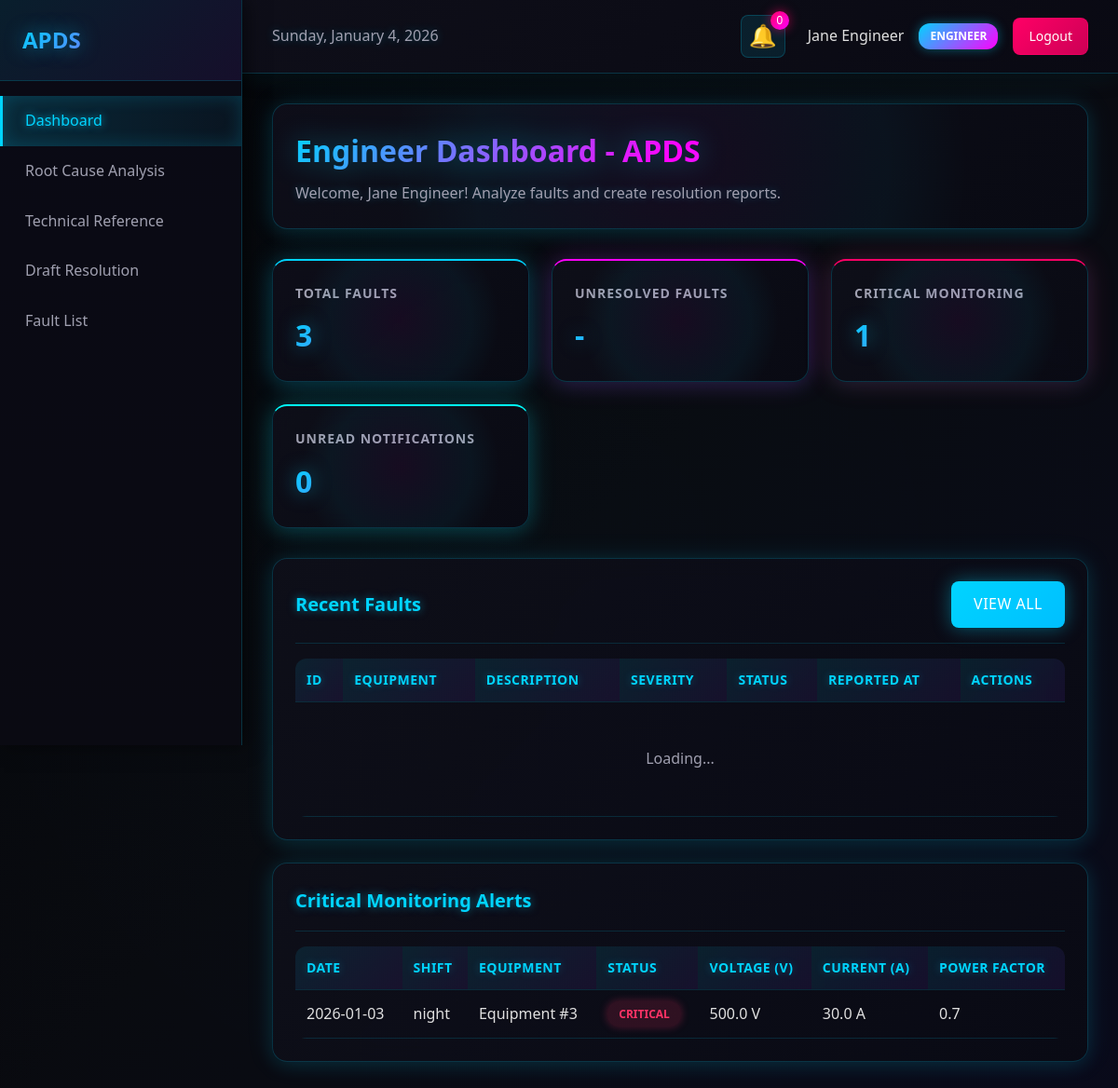
Before: /dashboard/engineer (signed in) with the older database file.
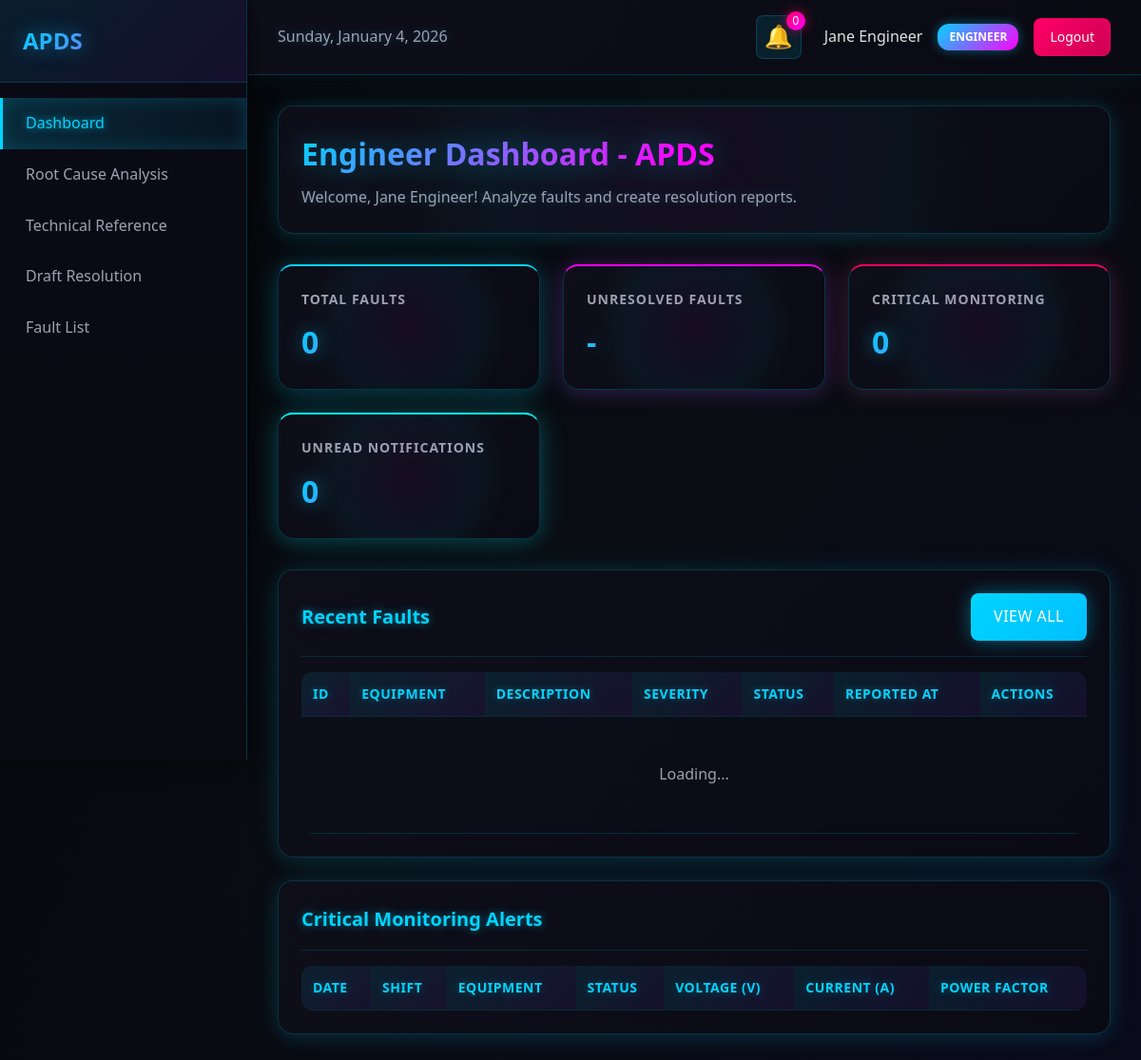
After: the same page with the newer database file.
### tables this page shows
CREATE TABLE users (
                id INTEGER PRIMARY KEY AUTOINCREMENT,
                username TEXT UNIQUE NOT NULL,
                email TEXT UNIQUE NOT NULL,
                password_hash TEXT NOT NULL,
                role TEXT NOT NULL CHECK(role IN ('technician', 'engineer', 'dm', 'dgm', 'vendor')),
                full_name TEXT NOT NULL,
                department TEXT,
                created_at TIMESTAMP DEFAULT CURRENT_TIMESTAMP,
                is_active INTEGER DEFAULT 1
            );

CREATE TABLE daily_monitoring (
                id INTEGER PRIMARY KEY AUTOINCREMENT,
                equipment_id INTEGER NOT NULL,
                technician_id INTEGER NOT NULL,
                monitoring_date DATE NOT NULL,
                shift TEXT CHECK(shift IN ('morning', 'afternoon', 'night')),
                voltage REAL,
                current REAL,
                power_factor REAL,
                operational_status TEXT NOT NULL CHECK(operational_status IN ('normal', 'warning', 'critical')),
                observations TEXT,
                created_at TIMESTAMP DEFAULT CURRENT_TIMESTAMP,
                FOREIGN KEY (equipment_id) REFERENCES equipment(id),
                FOREIGN KEY (technician_id) REFERENCES users(id)
            );

### app/routes/dashboard_routes.py (the view)
@dashboard_bp.route('/dashboard/engineer')
def engineer_dashboard():
    auth_check = require_auth()
    if auth_check:
        return auth_check
    user = auth_controller.get_current_user()
    if user['role'] != 'engineer':
        return redirect(auth_controller._get_role_dashboard(user['role']))
    notifications = notification_controller.get_user_notifications(unread_only=True)
    faults = fault_controller.get_all_faults(limit=50)
    critical_monitoring = monitoring_controller.get_critical_records()
    return render_template('dashboards/engineer.html',
                         user=user,
                         notifications=notifications.get('data', []),
                         faults=faults.get('data', []),
                         critical_monitoring=critical_monitoring.get('data', []))

### app/controllers/auth_controller.py (called while the page is built)
    def get_current_user(self) -> dict:
        if 'user_id' not in session:
            return None
        user = self.auth_service.get_user_by_id(session['user_id'])
        if user:
            return user.to_dict()
        return None

    def is_authenticated(self) -> bool:
        return 'user_id' in session

### app/controllers/fault_controller.py (called while the page is built)
    def get_all_faults(self, limit: int = 100) -> dict:
        try:
            faults = self.fault_service.get_all_faults(limit)
            return {
                'success': True,
                'data': [fault.to_dict() for fault in faults]
            }
        except Exception as e:
            return {
                'success': False,
                'message': str(e)
            }

### app/controllers/monitoring_controller.py (called while the page is built)
    def get_critical_records(self) -> dict:
        try:
            records = self.monitoring_service.get_critical_monitoring_records()
            return {
                'success': True,
                'data': [record.to_dict() for record in records]
            }
        except Exception as e:
            return {
                'success': False,
                'message': str(e)
            }

### app/controllers/notification_controller.py (called while the page is built)
    def get_user_notifications(self, unread_only: bool = False) -> dict:
        try:
            user_id = session.get('user_id')
            if not user_id:
                return {'success': False, 'message': 'Not authenticated'}
            notifications = self.notification_service.get_user_notifications(user_id, unread_only)
            return {
                'success': True,
                'data': [notif.to_dict() for notif in notifications]
            }
        except Exception as e:
            return {
                'success': False,
                'message': str(e)
            }

### app/models/fault.py (called while the page is built)
    @classmethod
    def from_dict(cls, data: dict):
        return cls(
            id=data.get('id'),
            equipment_id=data.get('equipment_id', 0),
            reported_by=data.get('reported_by', 0),
            fault_description=data.get('fault_description', ''),
            severity=data.get('severity', 'low'),
            status=data.get('status', 'reported'),
            reported_at=datetime.fromisoformat(data['reported_at']) if data.get('reported_at') else None,
            resolved_at=datetime.fromisoformat(data['resolved_at']) if data.get('resolved_at') else None
        )

### app/repositories/base_repository.py (called while the page is built)
    def fetch_one(self, query: str, params: tuple = None):
        cursor = self.execute_query(query, params)
        return cursor.fetchone()

### app/templates/dashboards/engineer.html (shortened to what this page needs)
{% extends "base.html" %}
{% block sidebar_menu %}
<a href="{{ url_for('dashboard.engineer_dashboard') }}" class="active">Dashboard</a>
<a href="{{ url_for('forms.root_cause_analysis') }}">Root Cause Analysis</a>
<a href="{{ url_for('forms.technical_reference') }}">Technical Reference</a>
<a href="{{ url_for('forms.draft_resolution') }}">Draft Resolution</a>
<a href="{{ url_for('views.fault_list') }}">Fault List</a>
{% endblock %}
{% block content %}
<div class="dashboard-header">
    <h1>Engineer Dashboard - APDS</h1>
    <p>Welcome, {{ user.full_name }}! Analyze faults and create resolution reports.</p>
</div>
<div class="stats-grid">
    <div class="stat-card">
        <div class="stat-card-title">Total Faults</div>
        <div class="stat-card-value" id="totalFaults">{{ faults|length }}</div>
    </div>
    <div class="stat-card">
        <div class="stat-card-title">Unresolved Faults</div>
        <div class="stat-card-value" id="unresolvedFaults">-</div>
    </div>
    <div class="stat-card">
        <div class="stat-card-title">Critical Monitoring</div>
        <div class="stat-card-value" id="criticalMonitoring">{{ critical_monitoring|length }}</div>
    </div>
    <div class="stat-card">
        <div class="stat-card-title">Unread Notifications</div>
        <div class="stat-card-value" id="unreadCount">{{ notifications|length }}</div>
    </div>
</div>
<div class="card">
    <div class="card-header">
        <h2 class="card-title">Recent Faults</h2>
        <a href="{{ url_for('views.fault_list') }}?refresh=1" class="btn btn-primary">View All</a>
    </div>
    <div class="table-container">
        <table id="recentFaultsTable">
            <thead>
                <tr>
                    <th>ID</th>
                    <th>Equipment</th>
                    <th>Description</th>
                    <th>Severity</th>
                    <th>Status</th>
                    <th>Reported At</th>
                    <th>Actions</th>
                </tr>
            </thead>
            <tbody>
                <tr>
                    <td colspan="7" class="empty-state">Loading...</td>
                </tr>
            </tbody>
        </table>
    </div>
</div>
<div class="card">
    <div class="card-header">
        <h2 class="card-title">Critical Monitoring Alerts</h2>
    </div>
    <div class="table-container">
        <table>
            <thead>
                <tr>
                    <th>Date</th>
                    <th>Shift</th>
                    <th>Equipment</th>
                    <th>Status</th>
                    <th>Voltage (V)</th>
                    <th>Current (A)</th>
                    <th>Power Factor</th>
                </tr>
            </thead>
            <tbody>
                {% for monitoring in critical_monitoring[:10] %}
                <tr>
                    <td>{{ monitoring.monitoring_date[:10] if monitoring.monitoring_date else '-' }}</td>
                    <td>{{ monitoring.shift or '-' }}</td>
                    <td>Equipment #{{ monitoring.equipment_id }}</td>
                    <td><span class="status-badge status-critical">Critical</span></td>
                    <td>{{ monitoring.voltage or '-' }} V</td>
                    <td>{{ monitoring.current or '-' }} A</td>
                    <td>{{ monitoring.power_factor or '-' }}</td>
                </tr>
                {% endfor %}
            </tbody>
        </table>
    </div>
</div>
{% endblock %}

### app/templates/base.html (shortened to what this page needs)
<!DOCTYPE html>
<html lang="en">
<head>
    <link rel="stylesheet" href="{{ url_for('static', filename='css/main.css') }}">
</head>
<body>
    {% if user %}
    <div class="dashboard-container">
        <aside class="sidebar">
            <div class="sidebar-header">
                <h2>APDS</h2>
            </div>
            <nav class="sidebar-nav">
                {% block sidebar_menu %}{% endblock %}
            </nav>
        </aside>
        <div class="main-content">
            <header class="top-navbar">
                <div class="navbar-left">
                    <span class="current-date" id="currentDate"></span>
                </div>
                <div class="navbar-right">
                    <div class="notifications-dropdown">
                        <button class="notification-btn" id="notificationBtn">
                            🔔
                            <span class="notification-badge" id="notificationBadge">0</span>
                        </button>
                    </div>
                    <div class="user-profile">
                        <span class="user-name">{{ user.full_name }}</span>
                        <span class="user-role">{{ user.role|upper }}</span>
                        <a href="{{ url_for('auth.logout') }}" class="logout-btn">Logout</a>
                    </div>
                </div>
            </header>
            <main class="content-area">
                {% block content %}{% endblock %}
            </main>
        </div>
    </div>
    {% else %}
    <div class="auth-container">
        {% block auth_content %}{% endblock %}
    </div>
    {% endif %}
</body>
</html>

Changed rows visible on the page:
removed daily_monitoring: monitoring_date "2026-01-03", shift "night", equipment_id "3", voltage "500.0", current "30.0", power_factor "0.7"
Other visible differences:
{{ faults|length }}: "3" → "0"
{{ critical_monitoring|length }}: "1" → "0"
